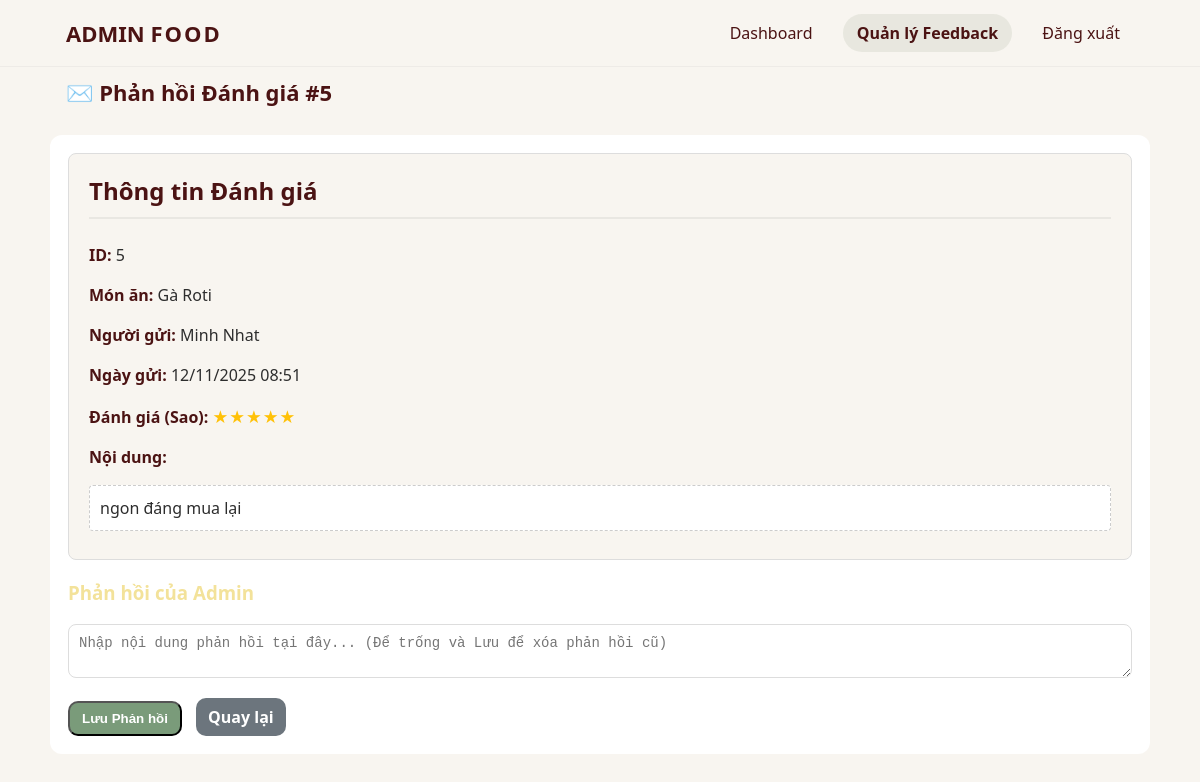
/admin/admin_reply_feedback.php?id=5 (signed in), run on the app's committed database.
### tables this page shows
CREATE TABLE `feedback` (
  `id` int(10) UNSIGNED NOT NULL,
  `customer_id` int(10) UNSIGNED NOT NULL,
  `food_id` int(10) UNSIGNED NOT NULL,
  `reviewer_name` varchar(255) DEFAULT NULL,
  `message` text NOT NULL,
  `response` text DEFAULT NULL,
  `rating` int(11) DEFAULT NULL CHECK (`rating` between 1 and 5),
  `created_at` timestamp NOT NULL DEFAULT current_timestamp(),
  `responded_at` timestamp NULL DEFAULT NULL
);

CREATE TABLE `foods` (
  `id` int(10) UNSIGNED NOT NULL,
  `category_id` int(10) UNSIGNED NOT NULL,
  `name` varchar(100) NOT NULL,
  `description` text DEFAULT NULL,
  `price` decimal(10,2) NOT NULL,
  `image` varchar(255) DEFAULT NULL,
  `available` tinyint(1) DEFAULT 1,
  `type` enum('normal','new','bestseller') DEFAULT 'normal',
  `created_at` timestamp NOT NULL DEFAULT current_timestamp()
);

CREATE TABLE `customers` (
  `id` int(10) UNSIGNED NOT NULL,
  `user_id` int(10) UNSIGNED NOT NULL,
  `full_name` varchar(255) DEFAULT NULL,
  `phone` varchar(20) DEFAULT NULL,
  `address` text DEFAULT NULL,
  `membership` enum('normal','silver','gold','vip') DEFAULT 'normal',
  `created_at` timestamp NOT NULL DEFAULT current_timestamp()
);

### admin/admin_reply_feedback.php (the view, shortened to what this page needs)
<?php
include '../config.php';
$feedback_id = $_GET['id'] ?? null;
$stmt = $conn->prepare("
    SELECT
        f.id, f.rating, f.message, f.created_at, f.response, f.reviewer_name,
        fd.name AS food_name,
        c.full_name
    FROM feedback f
    JOIN foods fd ON f.food_id = fd.id
    LEFT JOIN customers c ON f.customer_id = c.id
    WHERE f.id = ?
");
$stmt->bind_param("i", $feedback_id);
$stmt->execute();
$feedback = $stmt->get_result()->fetch_assoc();
$sender_name = htmlspecialchars($feedback['full_name'] ?: $feedback['reviewer_name'] ?: 'Khách ẩn danh');
?>
<!DOCTYPE html>
<html lang="vi">
<head>
    <link rel="stylesheet" href="admin_style.css">
</head>
<body>
    <header class="akd-admin-header">
        <div class="akd-header-inner">
            <div class="akd-brand">ADMIN <span>FOOD</span></div>
            <nav class="akd-nav">
                <a href="admin_dashboard.php">Dashboard</a>
                <a href="admin_view_feedback.php" style="background:rgba(112,128,96,0.12); font-weight: bold;">Quản lý Feedback</a>
                <a href="admin_logout.php">Đăng xuất</a>
            </nav>
        </div>
    </header>
    <div class="page-title" style="color: var(--dark-brown);">✉️ Phản hồi Đánh giá #<?= $feedback_id ?></div>
    <section class="akd-card" style="background: transparent; box-shadow: none; padding: 0;">
        <div class="akd-panel">
            <div class="feedback-details">
                <h3>Thông tin Đánh giá</h3>
                <p><strong>ID:</strong> <?= $feedback['id'] ?></p>
                <p><strong>Món ăn:</strong> <?= htmlspecialchars($feedback['food_name']) ?></p>
                <p><strong>Người gửi:</strong> <?= $sender_name ?></p>
                <p><strong>Ngày gửi:</strong> <?= date('d/m/Y H:i', strtotime($feedback['created_at'])) ?></p>
                <p><strong>Đánh giá (Sao):</strong> <span class="rating-stars"><?= str_repeat('★', $feedback['rating'] ?? 0) ?></span></p>
                <p><strong>Nội dung:</strong></p>
                <p style="padding: 10px; border: 1px dashed #ccc; background: #fff; border-radius: 4px; color: var(--text);"><?= nl2br(htmlspecialchars($feedback['message'])) ?></p>
            </div>
            <div class="response-form-area">
                <h3>Phản hồi của Admin</h3>
                <form method="POST">
                    <textarea name="response_content" class="form-control" placeholder="Nhập nội dung phản hồi tại đây... (Để trống và Lưu để xóa phản hồi cũ)"><?= htmlspecialchars($feedback['response'] ?? '') ?></textarea>
                    <div style="margin-top: 15px;">
                        <button type="submit" class="akd-btn akd-btn-primary">
                            Lưu Phản hồi
                        </button>
                        <a href="admin_view_feedback.php" class="akd-btn akd-btn-back">
                            Quay lại
                        </a>
                    </div>
                </form>
            </div>
        </div>
    </section>
</body>
</html>

### admin/admin_style.css (style rules this page uses)
:root { --be: #f8f5f0; --dark-brown: #4b1313; --accent: #7a9b7a; --muted: #d7ccc8; --text: #2d2d2d; --title: #f3e29a; }
* { box-sizing: border-box; }
body { margin: 0; font-family: "Segoe UI", Tahoma, Geneva, Verdana, sans-serif; background: var(--be); color: var(--text); }
.akd-admin-header { background: transparent; padding: 18px 0; border-bottom: 1px solid rgba(0, 0, 0, 0.04); }
.akd-header-inner { max-width: 1100px; margin: 0 auto; display: flex; justify-content: space-between; align-items: center; padding: 0 16px; }
.akd-brand { font-weight: 800; color: var(--dark-brown); font-size: 22px; }
.akd-brand span { letter-spacing: 2px; }
.akd-nav a { margin-left: 12px; padding: 8px 14px; border-radius: 22px; text-decoration: none; color: var(--dark-brown); background: transparent; }
.akd-card { max-width: 1100px; margin: 28px auto; background: var(--dark-brown); color: var(--title); border-radius: 14px; padding: 28px; box-shadow: 0 10px 30px rgba(0, 0, 0, 0.12); }
.akd-panel { background: #fff; border-radius: 12px; padding: 18px; margin-top: 16px; }
.page-title { max-width: 1100px; margin: 10px auto 6px auto; padding: 0 16px; font-size: 22px; color: var(--dark-brown); font-weight: 800; }
.akd-btn { display: inline-block; padding: 8px 12px; border-radius: 10px; text-decoration: none; font-weight: 600; }
.akd-btn-primary { background: var(--accent); color: #fff; }
input[type="text"], input[type="number"], select, textarea, input[type="file"] { width: 100%; padding: 10px; border-radius: 8px; border: 1px solid #ddd; font-size: 14px; }
.rating-stars { color: #ffc107; font-size: 1.1em; letter-spacing: 1px; }
.akd-nav a[style*="font-weight: bold"] { text-decoration: none !important; }
.feedback-details { background-color: var(--be); border: 1px solid #ddd; border-radius: 8px; padding: 20px; margin-bottom: 20px; }
.feedback-details p { margin-bottom: 8px; line-height: 1.5; color: var(--text); }
.feedback-details strong { color: var(--dark-brown); }
.feedback-details h3 { color: var(--dark-brown); font-size: 1.5em; margin-top: 0; padding-bottom: 10px; border-bottom: 2px solid rgba(0, 0, 0, 0.06); }
.akd-btn-back { background: #6c757d; color: #fff; margin-left: 10px; }

### data on the page
feedback: id "5", food.name "Gà Roti", customer.full_name "Minh Nhat", created_at "12/11/2025 08:51", rating "★★★★★", message "ngon đáng mua lại"

### other printed values
$feedback_id "5"
